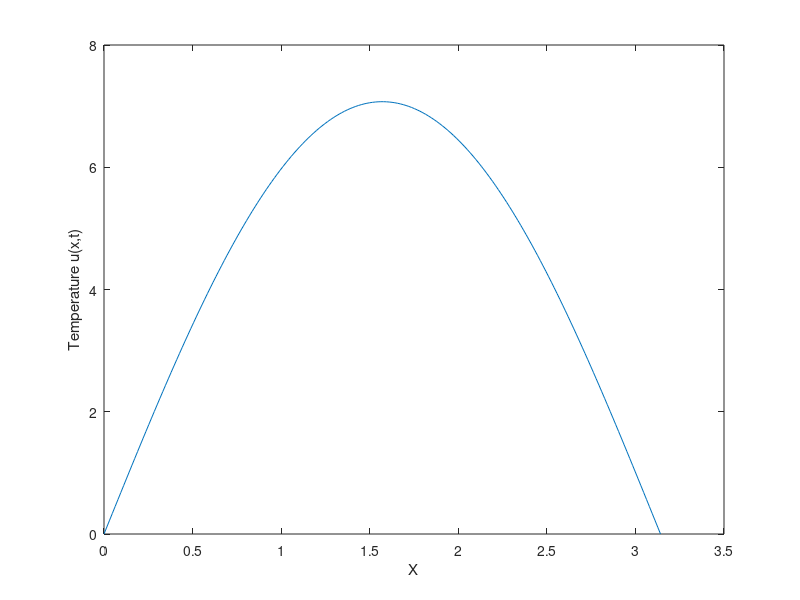

The MATLAB script that drew this image:
clc;clear all;
u_total=0;
for n=1:2:10
    L=pi;
    c=40/(n*pi);
     x = linspace(0, L, 200);
     a=1.71;
     t=0.2;
    u=c*sin(n*x*pi/L).*exp(-(a.^2*n.^2.*pi.^2.*t)/(L.^2));
    u_total=u_total+u;
  
end 
 plot(x,u_total)
    xlabel("X");
    ylabel("Temperature u(x,t)");
    
